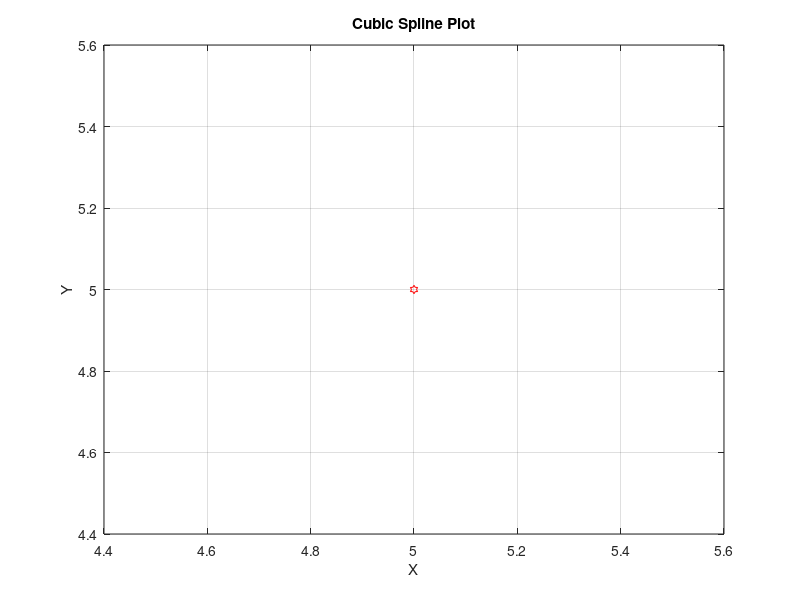

Source code (MATLAB):
% Cubic Splines
clear all
format long

% Inputs
X = input('Enter the x values as an array :') % i.e. [1, 2, 3]
Y = input('Enter the y values as an array :')

n = length(X);

% creating the vector a for aj's
a=Y;

% creating the vector H -h0, h1, h2, ...
for i=1:n-1
    H(i)=X(i+1)-X(i);
    disp(i+5);
end

% creating the linear equations system in the form of AC=B
% creating the matrix A
A(1,1)=1; A(n,n)=1;
for i=2:n-1
    A(i,i)=2*(H(i-1)+H(i));
    A(i,i-1)=H(i-1);
    A(i,i+1)=H(i);
end

% creating the matrix B
B(1)=0; B(n)=0;
for i=2:n-1
    B(i)=(3/H(i))*(a(i+1)-a(i))-(3/H(i-1))*(a(i)-a(i-1));
end

%% Calculating the coefficients of cubic splines

% calculating cj's
C=inv(A)*B';
c=C';

% calculating dj's
for j=1:n-1
    d(j)=(c(j+1)-c(j))/(3*H(j));
end

% calculating bj's
for j=1:n-1
    b(j)=(1/H(j))*(a(j+1)-a(j))-(H(j)/3)*(2*c(j)+c(j+1));
end

% output n number of splines
fprintf('\n\n ******* splines are ******* \n\n');
for j=1:n-1
    fprintf('S%1.0f(x)=%5.4f+%5.4f(x-%5.2f)+%5.4f(x-%5.2f)^2+%5.4f(x-%5.2f)^3',(j-1),a(j),b(j),X(j),c(j),X(j),d(j),X(j))
    fprintf('\n')
end



figure;     % Open a new figure window
plot(X, Y, 'rh');      % Plot the data circles as red circles
hold on;    % keep data points visible

% Create partition, initialize storage vector, plot splines through
for j = 1:n-1

    % Partition on given domain
    x_vals = X(j):.001:X(j + 1);

    % Compute predicted y-values, store to a matrix
    spline_vals = a(j) + b(j)*(x_vals - X(j)) + c(j)*(x_vals - X(j)) .^ 2 + d(j)*(x_vals - X(j)) .^ 3;

    % Plot the spline arc
    plot(x_vals, spline_vals);
end

grid on;
xlabel('X');
ylabel('Y');
title('Cubic Spline Plot');
hold off;
